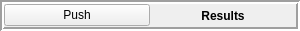
<?xml version="1.0" encoding="UTF-8"?>
<ui version="4.0">
 <class>Form</class>
 <widget class="QWidget" name="Form">
  <property name="geometry">
   <rect>
    <x>0</x>
    <y>0</y>
    <width>300</width>
    <height>31</height>
   </rect>
  </property>
  <property name="windowTitle">
   <string>Form</string>
  </property>
  <layout class="QVBoxLayout" name="verticalLayout">
   <property name="spacing">
    <number>0</number>
   </property>
   <property name="margin">
    <number>0</number>
   </property>
   <item>
    <widget class="QFrame" name="frame">
     <property name="frameShape">
      <enum>QFrame::Box</enum>
     </property>
     <property name="frameShadow">
      <enum>QFrame::Sunken</enum>
     </property>
     <property name="lineWidth">
      <number>2</number>
     </property>
     <layout class="QHBoxLayout" name="horizontalLayout">
      <property name="spacing">
       <number>0</number>
      </property>
      <property name="margin">
       <number>0</number>
      </property>
      <item>
       <widget class="QPushButton" name="button">
        <property name="text">
         <string>Push</string>
        </property>
       </widget>
      </item>
      <item>
       <widget class="QLabel" name="label">
        <property name="font">
         <font>
          <weight>75</weight>
          <bold>true</bold>
         </font>
        </property>
        <property name="text">
         <string>Results</string>
        </property>
        <property name="alignment">
         <set>Qt::AlignCenter</set>
        </property>
       </widget>
      </item>
     </layout>
    </widget>
   </item>
  </layout>
 </widget>
 <resources/>
 <connections>
  <connection>
   <sender>button</sender>
   <signal>clicked()</signal>
   <receiver>Form</receiver>
   <slot>clicked()</slot>
   <hints>
    <hint type="sourcelabel">
     <x>115</x>
     <y>19</y>
    </hint>
    <hint type="destinationlabel">
     <x>156</x>
     <y>27</y>
    </hint>
   </hints>
  </connection>
 </connections>
 <slots>
  <slot>clicked()</slot>
 </slots>
</ui>
